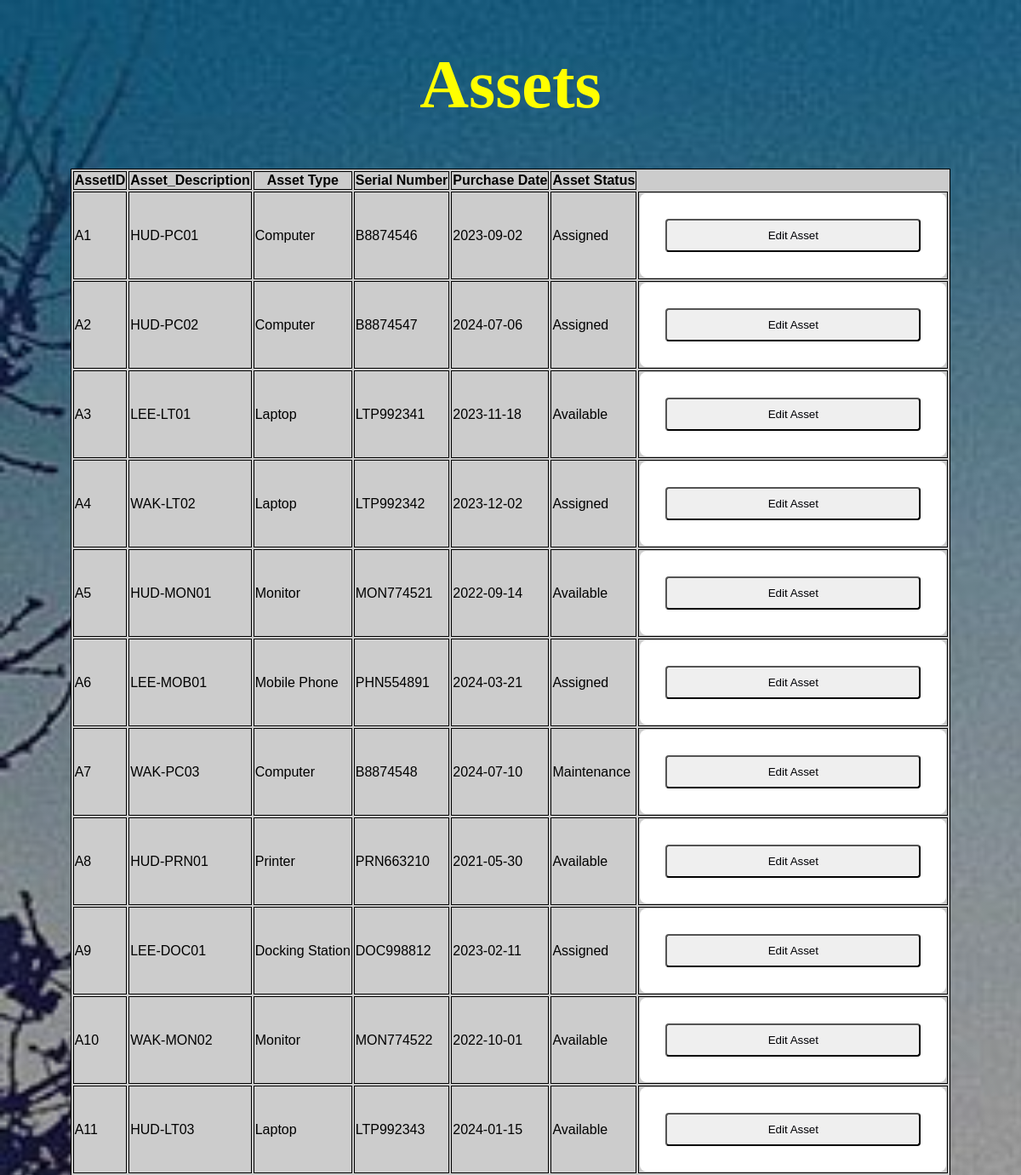
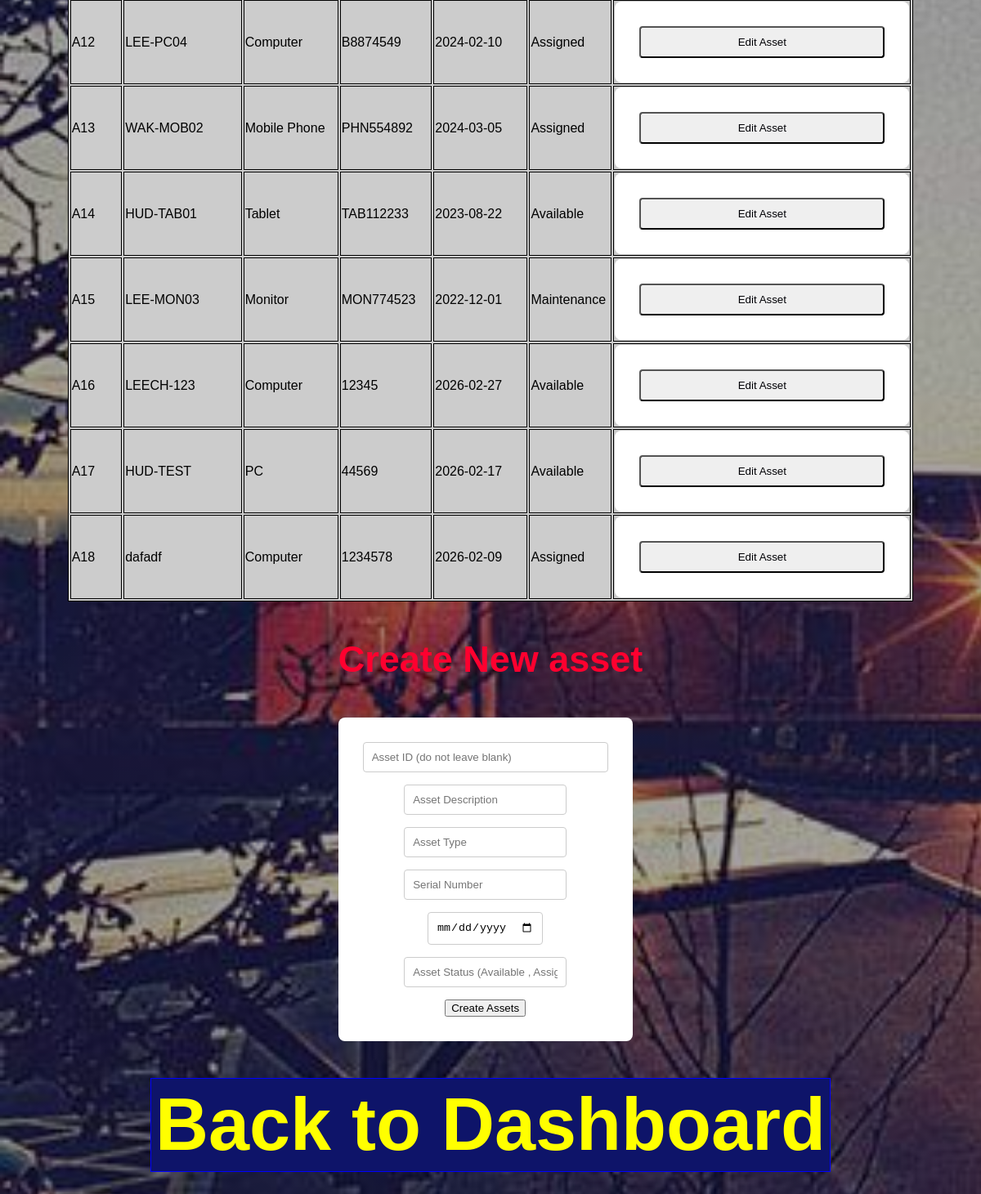
Screenshot of /Assets with the database file from the repository (2 pictures, top to bottom).
### tables this page shows
CREATE TABLE assets (
    AssetID TEXT PRIMARY KEY NOT NULL,
    Asset_Description TEXT NOT NULL,
    Asset_Type TEXT NOT NULL,
    Serial_Number TEXT UNIQUE NOT  NULL,
    Purchased_Date DATE NOT NULL,
    Asset_Status TEXT NOT NULL CHECK(Asset_Status IN ('Available', 'Assigned', 'Maintenance')) 
);

### App.py (the view)
@app.route('/Assets')
def assets():
    cur.execute("SELECT AssetID, Asset_Description, Asset_Type, Serial_Number, Purchased_Date, Asset_Status FROM Assets")
    assetlist = cur.fetchall()
    return render_template("assets.html", asset_list=assetlist, edit_asset=None)

### templates/assets.html (shortened to what this page needs)
<!DOCTYPE html>
<html>
<head>
    <link rel="stylesheet" href="{{ url_for('static', filename='styles.css') }}">
</head>
<body>
    <h1>Assets</h1>
    <table>
        <thead>
            <tr>
               <th>AssetID</th>
                <th>Asset_Description</th>
                <th>Asset Type</th>
                <th>Serial Number </th>
                <th>Purchase Date </th>
                <th>Asset Status </th>
            </tr>
        </thead>
        <tbody>
            {% for asset in asset_list %}
            <tr>
                <td>{{ asset[0] }}</td>
                <td>{{ asset[1] }}</td>
                <td>{{ asset[2] }}</td>
                <td>{{ asset[3] }}</td>
                <td>{{ asset[4] }}</td>
                <td>{{ asset[5] }}</td>
                <td>
                    <form action="{{ url_for('edit_asset', asset_id=asset[0]) }}" method="get">
                        <button type="submit" class="edit-btn">Edit Asset</button>
                        </form>
            </tr>
            {% endfor %}
        </tbody>
    </table>
    <div class="form-container">
        <h3>{{ 'Edit Asset' if edit_asset else 'Create New asset' }}</h3>
        <form method="post" action="{{ url_for('save_asset') }}">
          {% if edit_asset %}
          <input type="hidden" name="asset_id" placeholder="Asset ID (do not leave blank)" value="{{ edit_asset[0] }}">
          {% else %}
          <input type="text" name="asset_id" placeholder="Asset ID (do not leave blank)" value="{{ edit_asset[0] }}"required>
          {% endif %}
            <div class="input-group">
                <input type="text" name="Asset_Description" placeholder="Asset Description"
                       value="{{ edit_asset[1] if edit_asset else '' }}" required>
                <input type="text" name="Asset_Type" placeholder="Asset Type"
                       value="{{ edit_asset[2] if edit_asset else '' }}" required>
                <input type="text" name="Serial_Number" placeholder="Serial Number"
                         value="{{ edit_asset[3] if edit_asset else '' }}" required>
                <input type="date" name="Purchase_Date" placeholder="Purchase Date"
                         value="{{ edit_asset[4] if edit_asset else '' }}" required>
                <input type="text" name="Asset_Status" placeholder="Asset Status (Available , Assigned or Maintenance)"
                         value="{{ edit_asset[5] if edit_asset else '' }}" required>
                <button type="submit" class="btn-primary">
                    {{ 'Update Assets' if edit_asset else 'Create Assets' }}
                </button>
            </div>
        </form>
    </div>
</body>
<h3> <a href="{{ url_for('dashboard') }}" class="dashbtn">Back to Dashboard</a></H3>
</html>

### static/styles.css (style rules this page uses)
body { background-image: linear-gradient( rgba(0, 0, 0, 0.35), rgba(0, 0, 0, 0.35) ), url("images/cl_background.jpg"); background-size: cover; background-position: centre; background-repeat: no-repeat; margin: 0; display: flex; flex-direction: column; justify-content: center; align-items: center; min-height: 100vh; font-family: Arial, sans-serif; background-color: white }
form { background: white; padding: 30px; border-radius: 8px; display: flex; flex-direction: column; width: 300px; }
input { margin-bottom: 15px; padding: 10px; border: 1px solid #ccc; border-radius: 4px; }
.dashbtn { background-color:rgb(14, 20, 105); border: 1px solid blue; color: yellow; font-size: 90px; padding: 5px 5px; cursor: pointer; text-decoration: none; display: inline-block; }
.edit-btn { padding: 10px; border-radius: 4px; color: rgb(0, 0, 5); }
h1 { text-align: center; color: yellow; font-weight: bold; font-size: 80px; font-family: serif; padding:auto; }
h3 { color: rgb(255, 0, 47); font-size: 45px; }
table, th, td { background-color: #ccc; border: 1px solid; }
div { text-align: center; }

### rows the page displays
assets: AssetID "A1", Asset_Description "HUD-PC01", Asset_Type "Computer", Serial_Number "B8874546", Purchased_Date "2023-09-02", Asset_Status "Assigned"
assets: AssetID "A2", Asset_Description "HUD-PC02", Asset_Type "Computer", Serial_Number "B8874547", Purchased_Date "2024-07-06", Asset_Status "Assigned"
assets: AssetID "A3", Asset_Description "LEE-LT01", Asset_Type "Laptop", Serial_Number "LTP992341", Purchased_Date "2023-11-18", Asset_Status "Available"
assets: AssetID "A4", Asset_Description "WAK-LT02", Asset_Type "Laptop", Serial_Number "LTP992342", Purchased_Date "2023-12-02", Asset_Status "Assigned"
assets: AssetID "A5", Asset_Description "HUD-MON01", Asset_Type "Monitor", Serial_Number "MON774521", Purchased_Date "2022-09-14", Asset_Status "Available"
assets: AssetID "A6", Asset_Description "LEE-MOB01", Asset_Type "Mobile Phone", Serial_Number "PHN554891", Purchased_Date "2024-03-21", Asset_Status "Assigned"
assets: AssetID "A7", Asset_Description "WAK-PC03", Asset_Type "Computer", Serial_Number "B8874548", Purchased_Date "2024-07-10", Asset_Status "Maintenance"
assets: AssetID "A8", Asset_Description "HUD-PRN01", Asset_Type "Printer", Serial_Number "PRN663210", Purchased_Date "2021-05-30", Asset_Status "Available"
assets: AssetID "A9", Asset_Description "LEE-DOC01", Asset_Type "Docking Station", Serial_Number "DOC998812", Purchased_Date "2023-02-11", Asset_Status "Assigned"
assets: AssetID "A10", Asset_Description "WAK-MON02", Asset_Type "Monitor", Serial_Number "MON774522", Purchased_Date "2022-10-01", Asset_Status "Available"
assets: AssetID "A11", Asset_Description "HUD-LT03", Asset_Type "Laptop", Serial_Number "LTP992343", Purchased_Date "2024-01-15", Asset_Status "Available"
assets: AssetID "A12", Asset_Description "LEE-PC04", Asset_Type "Computer", Serial_Number "B8874549", Purchased_Date "2024-02-10", Asset_Status "Assigned"
assets: AssetID "A13", Asset_Description "WAK-MOB02", Asset_Type "Mobile Phone", Serial_Number "PHN554892", Purchased_Date "2024-03-05", Asset_Status "Assigned"
assets: AssetID "A14", Asset_Description "HUD-TAB01", Asset_Type "Tablet", Serial_Number "TAB112233", Purchased_Date "2023-08-22", Asset_Status "Available"
assets: AssetID "A15", Asset_Description "LEE-MON03", Asset_Type "Monitor", Serial_Number "MON774523", Purchased_Date "2022-12-01", Asset_Status "Maintenance"
assets: AssetID "A16", Asset_Description "LEECH-123", Asset_Type "Computer", Serial_Number "12345", Purchased_Date "2026-02-27", Asset_Status "Available"
assets: AssetID "A17", Asset_Description "HUD-TEST", Asset_Type "PC", Serial_Number "44569", Purchased_Date "2026-02-17", Asset_Status "Available"
assets: AssetID "A18", Asset_Description "dafadf", Asset_Type "Computer", Serial_Number "1234578", Purchased_Date "2026-02-09", Asset_Status "Assigned"

### other values shown
{{ 'Edit Asset' if edit_asset else 'Create New asset' }} "Create New asset"
{{ 'Update Assets' if edit_asset else 'Create Assets' }} "Create Assets"
